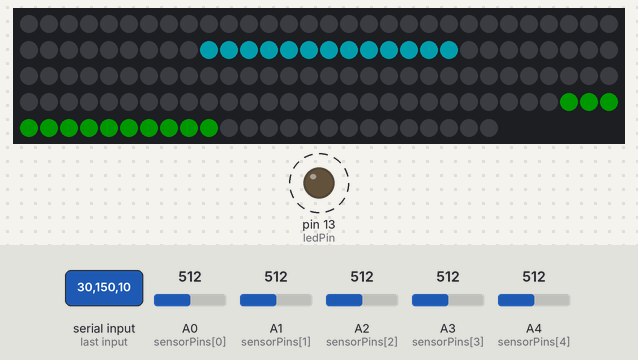
Simulated run of this program. Board: Arduino Nano, built with avr-gcc and run on an emulated ATmega328P. Shown: 144 RGB LEDs in strip order, left to right, continuing on the next row, output pins drawn as LEDs (lit = HIGH). Dashed ring = blinking. The inputs (shaded band) are chosen by the test bench; at power-on: A0 (sensorPins[0]) = 512, A1 (sensorPins[1]) = 512, A2 (sensorPins[2]) = 512, A3 (sensorPins[3]) = 512, A4 (sensorPins[4]) = 512. Dim RGB values are drawn brighter than linear; what the program prints to the serial monitor is not drawn.

1.3 s: "90,45,200\n" received over Serial
2.8 s: "30,150,10\n" received over Serial
Above: at 4.0 s.
4.3 s: A0 (sensorPins[0]) set to 30
7.3 s: "30,150\n" received over Serial
13.3 s: A0 (sensorPins[0]) set to 306
16.3 s: "90,45\n" received over Serial
Timing chart, 0 to 66.8 s (numbered marks = the images above; inputs shaded):
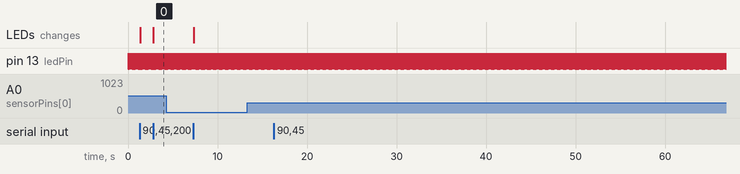

Measured:
- after the input at 2.8 s, the LEDs: change at once (image 0)
- by itself, pin 13 (ledPin): alternates HIGH for 0.03 s and LOW for 0.03 s

The program:

main.cpp
```cpp
#include <Arduino.h>
#include <Adafruit_NeoPixel.h>

// --- Constants for analog reading ---
const int sensorPins[] = {A0, A1, A2, A3, A4};
const int numSensors = 5;
const int numReadings = 10;

int readings[numSensors][numReadings];
int readIndex = 0;
int total[numSensors];
int average[numSensors];
int ledPin = 13;

// --- Constants for LED Strip ---
#define LED_PIN    6
#define LED_COUNT 144

const int groupLengths[] = {13, 13, 13, 13, 13, 13, 13, 13, 13, 13, 12};
const int groupStartIndices[] = {0, 13, 26, 39, 52, 65, 78, 91, 104, 117, 130};
Adafruit_NeoPixel strip(LED_COUNT, LED_PIN, NEO_GRB + NEO_KHZ800);
uint32_t led_color_array[LED_COUNT];

const uint32_t RED_COLOR = strip.Color(255, 0, 0);
const uint32_t ORANGE_COLOR = strip.Color(255, 200, 0);
const uint32_t YELLOW_COLOR = strip.Color(255, 255, 0);
const uint32_t GREEN_COLOR = strip.Color(0, 255, 0);
const uint32_t BLUE_COLOR = strip.Color(0, 0, 255);
const uint32_t INDIGO_COLOR = strip.Color(75, 0, 130);
const uint32_t VIOLET_COLOR = strip.Color(148, 0, 211);
const uint32_t WHITE_COLOR = strip.Color(255, 255, 255);
const uint32_t OFF_COLOR = strip.Color(0, 0, 0);
const uint32_t PURPLE_COLOR = strip.Color(148, 0, 211);

void setup() {
    pinMode(ledPin, OUTPUT);
    strip.begin();
    strip.show();
    strip.setBrightness(50);
    Serial.begin(115200);

    for (int i = 0; i < numSensors; i++) {
        total[i] = 0;
        for (int j = 0; j < numReadings; j++) {
            readings[i][j] = 0;
        }
    }
}

void leds_update() {
    for (int i = 0; i < LED_COUNT; i++) {
        strip.setPixelColor(i, led_color_array[i]);
    }
    strip.show();
}

void leds_off() {
    for (int i = 0; i < LED_COUNT; i++) {
        led_color_array[i] = 0;
    }
    leds_update();
}

void setGroupColor(int groupIndex, uint32_t color) {
    int startIndex = groupStartIndices[groupIndex];
    int endIndex = startIndex + groupLengths[groupIndex] - 1;

    for (int i = startIndex; i <= endIndex; i++) {
        led_color_array[i] = color;
    }
}

void loop() {
    // --- Analog Reading Code ---
    for (int i = 0; i < numSensors; i++) {
        total[i] -= readings[i][readIndex];
        readings[i][readIndex] = analogRead(sensorPins[i]);
        total[i] += readings[i][readIndex];
        average[i] = total[i] / numReadings;
    }
    readIndex++;
    if (readIndex >= numReadings) readIndex = 0;

    for (int i = 0; i < numSensors; i++) {
        Serial.print(average[i]);
        if (i < numSensors - 1) Serial.print(",");
    }
    Serial.println();

    digitalWrite(ledPin, HIGH);
    delay(25);
    digitalWrite(ledPin, LOW);
    delay(25);

    // --- LED Code ---
    if (Serial.available() > 0) {
        String command = Serial.readStringUntil('\n');

        if (command.length() >= 4) {
            int group = command.charAt(0) - '0';
            uint8_t r = command.substring(1, 4).toInt();
            uint8_t g = command.substring(4, 7).toInt();
            uint8_t b = command.substring(7, 10).toInt();

            uint32_t color = strip.Color(r * 25, g * 25, b * 25);
            setGroupColor(group, color);
            leds_update();
        }
    }
}
```
